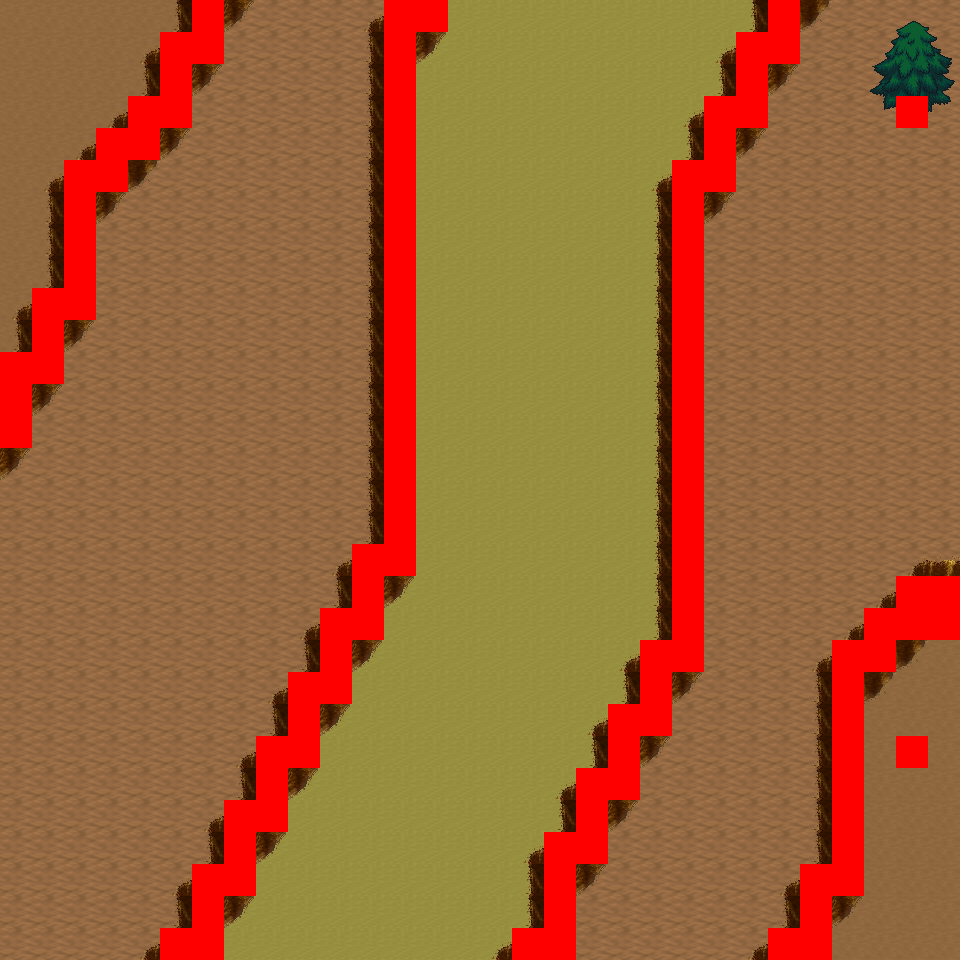

Below is a game level as drawn by its tile map, then a one-line description and the .tmx that defines it (tile-layer data replaced by summaries):
An orthogonal 30x30 tile map with 32x32 px tiles, 6 tile layers (Ground, Object, Object2, Above, ...), 12 tilesets and 12 objects (12x mapExit).

<map version="1.0" orientation="orthogonal" renderorder="right-down" width="30" height="30" tilewidth="32" tileheight="32" nextobjectid="13">
  <tileset firstgid="1" name="tileset_logic_collision" tilewidth="32" tileheight="32" tilecount="1" columns="1">
    <image source="../drawable/tileset_logic_collision.png" width="32" height="32" />
  </tileset>
  <tileset firstgid="2" name="tileset_ground_ground" tilewidth="32" tileheight="32" tilecount="33" columns="3">
    <image source="../drawable/tileset_ground_ground.png" width="96" height="352" />
  </tileset>
  <tileset firstgid="35" name="tileset_ground_ridge_earth_pale" tilewidth="32" tileheight="32" tilecount="96" columns="12">
    <image source="../drawable/tileset_ground_ridge_earth_pale.png" width="384" height="256" />
  </tileset>
  <tileset firstgid="131" name="tileset_ground_ridge_earth_dark" tilewidth="32" tileheight="32" tilecount="96" columns="12">
    <image source="../drawable/tileset_ground_ridge_earth_dark.png" width="384" height="256" />
  </tileset>
  <tileset firstgid="227" name="tileset_terrain_desert" tilewidth="32" tileheight="32" tilecount="88" columns="8">
    <image source="../drawable/tileset_terrain_desert.png" width="256" height="352" />
  </tileset>
  <tileset firstgid="315" name="tileset_ground_sand_2" tilewidth="32" tileheight="32" tilecount="15" columns="5">
    <image source="../drawable/tileset_ground_sand_2.png" width="160" height="96" />
  </tileset>
  <tileset firstgid="330" name="tileset_plant_tree_evergreen" tilewidth="32" tileheight="32" tilecount="36" columns="3">
    <image source="../drawable/tileset_plant_tree_evergreen.png" width="96" height="384" />
  </tileset>
  <tileset firstgid="366" name="tileset_plant_cactus_2" tilewidth="32" tileheight="32" tilecount="10" columns="5">
    <image source="../drawable/tileset_plant_cactus_2.png" width="160" height="64" />
  </tileset>
  <tileset firstgid="376" name="tileset_plant_cactus" tilewidth="32" tileheight="32" tilecount="2" columns="1">
    <image source="../drawable/tileset_plant_cactus.png" width="32" height="64" />
  </tileset>
  <tileset firstgid="378" name="tileset_plant_bush_various_small" tilewidth="32" tileheight="32" tilecount="9" columns="3">
    <image source="../drawable/tileset_plant_bush_various_small.png" width="96" height="96" />
  </tileset>
  <tileset firstgid="387" name="tileset_plant_tree_tree_green" tilewidth="32" tileheight="32" tilecount="80" columns="8">
    <image source="../drawable/tileset_plant_tree_tree_green.png" width="256" height="352" />
  </tileset>
  <tileset firstgid="467" name="tileset_building_fence_fence_chunky" tilewidth="32" tileheight="32" tilecount="21" columns="3">
    <image source="../drawable/tileset_building_fence_fence_chunky.png" width="96" height="224" />
  </tileset>
  <layer name="Ground" width="30" height="30">
    <data>[900 cells, 900 non-empty, 3 distinct tile ids]</data>
  </layer>
  <layer name="Object" width="30" height="30">
    <data>[900 cells, 227 non-empty, 13 distinct tile ids]</data>
  </layer>
  <layer name="Object2" width="30" height="30">
    <data>[900 cells, 0 non-empty, 0 distinct tile ids]</data>
  </layer>
  <layer name="Above" width="30" height="30">
    <data>[900 cells, 10 non-empty, 10 distinct tile ids]</data>
  </layer>
  <layer name="Above2" width="30" height="30">
    <data>[900 cells, 0 non-empty, 0 distinct tile ids]</data>
  </layer>
  <layer name="Walkable" width="30" height="30">
    <data>[900 cells, 116 non-empty, 1 distinct tile ids]</data>
  </layer>
  <objectgroup name="MapEvents">
    <object id="1" name="north" type="mapExit" x="0" y="0" width="192" height="32">
      <properties>
        <property name="map" value="level_0_x53_y112" />
        <property name="x" value="0" />
        <property name="y" value="28" />
      </properties>
    </object>
    <object id="2" name="north2" type="mapExit" x="224" y="0" width="160" height="32">
      <properties>
        <property name="map" value="level_0_x53_y112" />
        <property name="x" value="7" />
        <property name="y" value="28" />
      </properties>
    </object>
    <object id="3" name="north3" type="mapExit" x="448" y="0" width="320" height="32">
      <properties>
        <property name="map" value="level_0_x53_y112" />
        <property name="x" value="14" />
        <property name="y" value="28" />
      </properties>
    </object>
    <object id="4" name="north4" type="mapExit" x="800" y="0" width="160" height="32">
      <properties>
        <property name="map" value="level_0_x53_y112" />
        <property name="x" value="25" />
        <property name="y" value="28" />
      </properties>
    </object>
    <object id="5" name="south" type="mapExit" x="0" y="928" width="160" height="32">
      <properties>
        <property name="map" value="level_0_x53_y114" />
        <property name="x" value="0" />
        <property name="y" value="1" />
      </properties>
    </object>
    <object id="6" name="south2" type="mapExit" x="224" y="928" width="288" height="32">
      <properties>
        <property name="map" value="level_0_x53_y114" />
        <property name="x" value="7" />
        <property name="y" value="1" />
      </properties>
    </object>
    <object id="7" name="south3" type="mapExit" x="576" y="928" width="192" height="32">
      <properties>
        <property name="map" value="level_0_x53_y114" />
        <property name="x" value="18" />
        <property name="y" value="1" />
      </properties>
    </object>
    <object id="8" name="south4" type="mapExit" x="832" y="928" width="128" height="32">
      <properties>
        <property name="map" value="level_0_x53_y114" />
        <property name="x" value="26" />
        <property name="y" value="1" />
      </properties>
    </object>
    <object id="9" name="west" type="mapExit" x="0" y="0" width="32" height="352">
      <properties>
        <property name="map" value="level_0_x52_y113" />
        <property name="x" value="28" />
        <property name="y" value="0" />
      </properties>
    </object>
    <object id="10" name="west2" type="mapExit" x="0" y="448" width="32" height="512">
      <properties>
        <property name="map" value="level_0_x52_y113" />
        <property name="x" value="28" />
        <property name="y" value="14" />
      </properties>
    </object>
    <object id="11" name="east" type="mapExit" x="928" y="0" width="32" height="576">
      <properties>
        <property name="map" value="level_0_x54_y113" />
        <property name="x" value="1" />
        <property name="y" value="0" />
      </properties>
    </object>
    <object id="12" name="east2" type="mapExit" x="928" y="640" width="32" height="320">
      <properties>
        <property name="map" value="level_0_x54_y113" />
        <property name="x" value="1" />
        <property name="y" value="20" />
      </properties>
    </object>
  </objectgroup>
</map>
